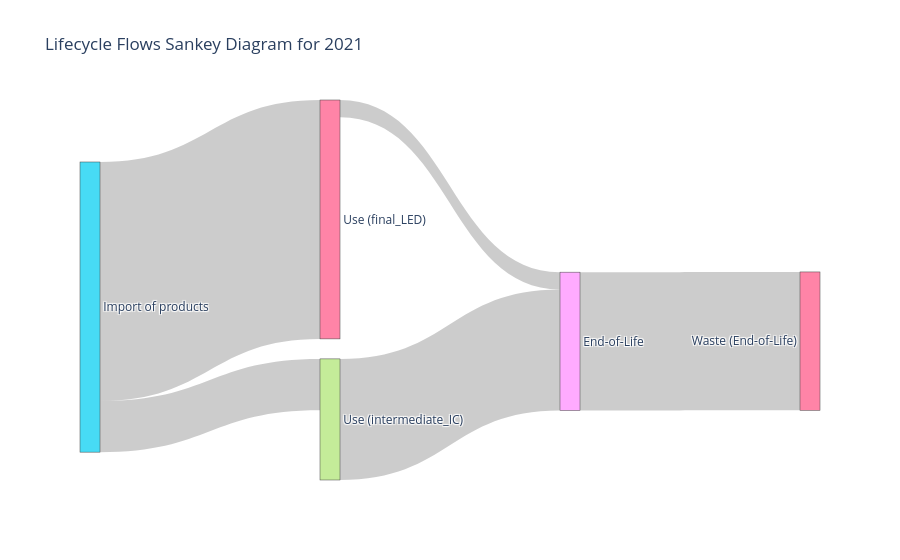

The notebook cell this image was saved under:
### Code cell
# Scenario parameters (each a scalar OR a per-year pd.Series)
# Knob 1: fraction of Manufacturing's inflow that is imported refined gallium.
#         Default 1.0 => no EU mining.
raw_import_fraction = 1.0
# Knob 2: fraction of Use's inflow that is imported finished products, per product.
#         Default (None) => 1.0 (all imported, since the inflow is import data).
#         {product: scalar_or_series} to override for domestic-production scenarios.
product_import_override = None
# Knob 3: future development of each product's use-phase stock.
#         Empty dict => the default 50% -> 100% (2020-2050) s-curve in
#         apply_BAU_stock_scenario; pass keys to override its parameters.
bau_stock_scenario = None

detailed_print = False

# Run the main MFA with the specified scenario parameters
run_main_MFA(
    eurostat_df=eurostat_df,
    product_info=product_info,
    detailed_print=detailed_print,
    lifecycle_stages_names=lifecycle_stages_names,
    scenario_1_raw_import_fraction=raw_import_fraction,
    scenario_2_product_import_override=product_import_override,
    scenario_3_bau_stock_scenario=bau_stock_scenario,
)

### Figure 1 — Plotly figure (JSON) as saved in the notebook; plotly's stock layout.template omitted (floating-point values rounded to 4 significant figures)
{"data": [{"arrangement": "snap", "link": {"source": [5, 7, 5, 6, 8], "target": [7, 8, 6, 8, 16], "value": [177.0, 418.1, 824.7, 59.43, 477.5]}, "node": {"label": ["mining", "smelting", "Refining", "Import of Refined", "Manufacturing", "Import of products", "Use (final_LED)", "Use (intermediate_IC)", "End-of-Life", "Waste (mining)", "Waste (smelting)", "Waste (Refining)", "Waste (Import of Refined)", "Waste (Manufacturing)", "Waste (Import of products)", "Waste (Use)", "Waste (End-of-Life)"], "pad": 20, "thickness": 20}, "type": "sankey"}], "layout": {"font": {"size": 12}, "title": {"text": "Lifecycle Flows Sankey Diagram for 2021"}}}
